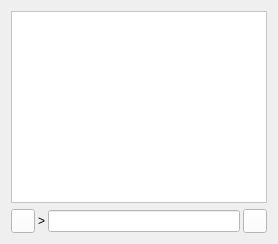
     <widget class="QWidget" name="tab_console">
      <attribute name="title">
       <string>&amp;Console</string>
      </attribute>
      <layout class="QGridLayout" name="gridLayout">
       <item row="0" column="0">
        <widget class="QTextEdit" name="messagesWidget">
         <property name="minimumSize">
          <size>
           <width>0</width>
           <height>100</height>
          </size>
         </property>
         <property name="styleSheet">
          <string notr="true">background:rgb(255, 255, 255);
color:rgb(0, 0, 0);</string>
         </property>
         <property name="readOnly">
          <bool>true</bool>
         </property>
         <property name="tabKeyNavigation" stdset="0">
          <bool>false</bool>
         </property>
         <property name="columnCount" stdset="0">
          <number>2</number>
         </property>
        </widget>
       </item>
       <item row="1" column="0">
        <layout class="QHBoxLayout" name="horizontalLayout">
         <property name="spacing">
          <number>3</number>
         </property>
         <item>
          <widget class="QPushButton" name="copyButton">
           <property name="maximumSize">
            <size>
             <width>24</width>
             <height>24</height>
            </size>
           </property>
           <property name="toolTip">
            <string>Copy to clipboard</string>
           </property>
           <property name="styleSheet">
            <string notr="true">background: rgb(255, 255, 255);</string>
           </property>
           <property name="text">
            <string/>
           </property>
           <property name="icon">
            <iconset resource="../bitcoin.qrc">
             <normaloff>:/icons/editcopy</normaloff>:/icons/editcopy</iconset>
           </property>
           <property name="shortcut">
            <string notr="true">Ctrl+L</string>
           </property>
           <property name="autoDefault">
            <bool>false</bool>
           </property>
          </widget>
         </item>
         <item>
          <widget class="QLabel" name="label">
           <property name="text">
            <string notr="true">&gt;</string>
           </property>
          </widget>
         </item>
         <item>
          <widget class="QLineEdit" name="lineEdit">
           <property name="styleSheet">
            <string notr="true">background:rgb(255, 255, 255);
color:rgb(0, 0, 0);</string>
           </property>
          </widget>
         </item>
         <item>
          <widget class="QToolButton" name="pasteButton">
           <property name="sizePolicy">
            <sizepolicy hsizetype="Minimum" vsizetype="Fixed">
             <horstretch>0</horstretch>
             <verstretch>0</verstretch>
            </sizepolicy>
           </property>
           <property name="minimumSize">
            <size>
             <width>24</width>
             <height>24</height>
            </size>
           </property>
           <property name="maximumSize">
            <size>
             <width>24</width>
             <height>24</height>
            </size>
           </property>
           <property name="toolTip">
            <string>Paste from clipboard</string>
           </property>
           <property name="styleSheet">
            <string notr="true">background: rgb(255, 255, 255);</string>
           </property>
           <property name="text">
            <string/>
           </property>
           <property name="icon">
            <iconset resource="../bitcoin.qrc">
             <normaloff>:/icons/editpaste</normaloff>:/icons/editpaste</iconset>
           </property>
           <property name="shortcut">
            <string>Alt+P</string>
           </property>
          </widget>
         </item>
        </layout>
       </item>
      </layout>
     </widget>
